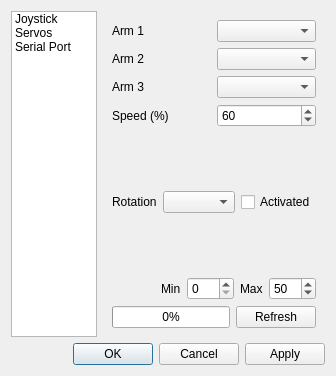
<?xml version="1.0" encoding="UTF-8"?>
<ui version="4.0">
 <class>OptionsWindow</class>
 <widget class="QDialog" name="OptionsWindow">
  <property name="geometry">
   <rect>
    <x>0</x>
    <y>0</y>
    <width>336</width>
    <height>376</height>
   </rect>
  </property>
  <property name="windowTitle">
   <string>Options</string>
  </property>
  <layout class="QVBoxLayout" name="verticalLayout">
   <item>
    <layout class="QHBoxLayout" name="horizontalLayout">
     <item>
      <widget class="QListWidget" name="option">
       <property name="maximumSize">
        <size>
         <width>150</width>
         <height>16777215</height>
        </size>
       </property>
       <item>
        <property name="text">
         <string>Joystick</string>
        </property>
       </item>
       <item>
        <property name="text">
         <string>Servos</string>
        </property>
       </item>
       <item>
        <property name="text">
         <string>Serial Port</string>
        </property>
       </item>
      </widget>
     </item>
     <item>
      <widget class="QStackedWidget" name="stack">
       <property name="currentIndex">
        <number>1</number>
       </property>
       <widget class="QWidget" name="joystick">
        <layout class="QVBoxLayout" name="verticalLayout_4">
         <item>
          <layout class="QHBoxLayout" name="horizontalLayout_11">
           <item>
            <widget class="QLabel" name="label_10">
             <property name="text">
              <string>Devices connected: </string>
             </property>
            </widget>
           </item>
           <item>
            <widget class="QLabel" name="joyN">
             <property name="text">
              <string>#</string>
             </property>
            </widget>
           </item>
           <item>
            <spacer name="horizontalSpacer_2">
             <property name="orientation">
              <enum>Qt::Horizontal</enum>
             </property>
             <property name="sizeHint" stdset="0">
              <size>
               <width>40</width>
               <height>20</height>
              </size>
             </property>
            </spacer>
           </item>
          </layout>
         </item>
         <item>
          <layout class="QHBoxLayout" name="horizontalLayout_13">
           <item>
            <widget class="QLabel" name="label_12">
             <property name="text">
              <string>Selected</string>
             </property>
            </widget>
           </item>
           <item>
            <widget class="QComboBox" name="joySel"/>
           </item>
          </layout>
         </item>
         <item>
          <layout class="QHBoxLayout" name="horizontalLayout_12">
           <item>
            <widget class="QLabel" name="label_11">
             <property name="text">
              <string>X movement</string>
             </property>
            </widget>
           </item>
           <item>
            <widget class="QComboBox" name="joyMX"/>
           </item>
          </layout>
         </item>
         <item>
          <layout class="QHBoxLayout" name="horizontalLayout_14">
           <item>
            <widget class="QLabel" name="label_13">
             <property name="text">
              <string>Y movement</string>
             </property>
            </widget>
           </item>
           <item>
            <widget class="QComboBox" name="joyMY"/>
           </item>
          </layout>
         </item>
         <item>
          <layout class="QHBoxLayout" name="horizontalLayout_15">
           <item>
            <widget class="QLabel" name="label_14">
             <property name="text">
              <string>Z movement</string>
             </property>
            </widget>
           </item>
           <item>
            <widget class="QComboBox" name="joyMZ"/>
           </item>
          </layout>
         </item>
         <item>
          <spacer name="verticalSpacer_4">
           <property name="orientation">
            <enum>Qt::Vertical</enum>
           </property>
           <property name="sizeHint" stdset="0">
            <size>
             <width>20</width>
             <height>130</height>
            </size>
           </property>
          </spacer>
         </item>
        </layout>
       </widget>
       <widget class="QWidget" name="servos">
        <layout class="QVBoxLayout" name="verticalLayout_2">
         <item>
          <layout class="QHBoxLayout" name="horizontalLayout_5">
           <item>
            <widget class="QLabel" name="label">
             <property name="text">
              <string>Arm 1</string>
             </property>
            </widget>
           </item>
           <item>
            <widget class="QComboBox" name="servo0"/>
           </item>
          </layout>
         </item>
         <item>
          <layout class="QHBoxLayout" name="horizontalLayout_6">
           <item>
            <widget class="QLabel" name="label_2">
             <property name="text">
              <string>Arm 2</string>
             </property>
            </widget>
           </item>
           <item>
            <widget class="QComboBox" name="servo1"/>
           </item>
          </layout>
         </item>
         <item>
          <layout class="QHBoxLayout" name="horizontalLayout_3">
           <item>
            <widget class="QLabel" name="label_3">
             <property name="text">
              <string>Arm 3</string>
             </property>
            </widget>
           </item>
           <item>
            <widget class="QComboBox" name="servo2"/>
           </item>
          </layout>
         </item>
         <item>
          <layout class="QHBoxLayout" name="horizontalLayout_16">
           <item>
            <widget class="QLabel" name="label_15">
             <property name="text">
              <string>Speed (%)</string>
             </property>
            </widget>
           </item>
           <item>
            <widget class="QSpinBox" name="speed">
             <property name="minimum">
              <number>10</number>
             </property>
             <property name="maximum">
              <number>100</number>
             </property>
             <property name="singleStep">
              <number>5</number>
             </property>
             <property name="value">
              <number>60</number>
             </property>
            </widget>
           </item>
          </layout>
         </item>
         <item>
          <spacer name="verticalSpacer">
           <property name="orientation">
            <enum>Qt::Vertical</enum>
           </property>
           <property name="sizeHint" stdset="0">
            <size>
             <width>20</width>
             <height>61</height>
            </size>
           </property>
          </spacer>
         </item>
         <item>
          <layout class="QHBoxLayout" name="horizontalLayout_4">
           <item>
            <widget class="QLabel" name="label_4">
             <property name="text">
              <string>Rotation</string>
             </property>
            </widget>
           </item>
           <item>
            <widget class="QComboBox" name="servo3"/>
           </item>
           <item>
            <widget class="QCheckBox" name="servo3A">
             <property name="text">
              <string>Activated</string>
             </property>
            </widget>
           </item>
          </layout>
         </item>
         <item>
          <spacer name="verticalSpacer_2">
           <property name="orientation">
            <enum>Qt::Vertical</enum>
           </property>
           <property name="sizeHint" stdset="0">
            <size>
             <width>20</width>
             <height>60</height>
            </size>
           </property>
          </spacer>
         </item>
         <item>
          <layout class="QHBoxLayout" name="horizontalLayout_2">
           <item>
            <spacer name="horizontalSpacer_3">
             <property name="orientation">
              <enum>Qt::Horizontal</enum>
             </property>
             <property name="sizeHint" stdset="0">
              <size>
               <width>40</width>
               <height>20</height>
              </size>
             </property>
            </spacer>
           </item>
           <item>
            <widget class="QLabel" name="label_5">
             <property name="text">
              <string>Min</string>
             </property>
            </widget>
           </item>
           <item>
            <widget class="QSpinBox" name="min">
             <property name="maximum">
              <number>254</number>
             </property>
            </widget>
           </item>
           <item>
            <widget class="QLabel" name="label_6">
             <property name="text">
              <string>Max</string>
             </property>
            </widget>
           </item>
           <item>
            <widget class="QSpinBox" name="max">
             <property name="maximum">
              <number>254</number>
             </property>
             <property name="value">
              <number>50</number>
             </property>
            </widget>
           </item>
          </layout>
         </item>
         <item>
          <layout class="QHBoxLayout" name="horizontalLayout_33">
           <item>
            <widget class="QProgressBar" name="progressBar">
             <property name="maximum">
              <number>100</number>
             </property>
             <property name="value">
              <number>0</number>
             </property>
            </widget>
           </item>
           <item>
            <widget class="QPushButton" name="servoRefresh">
             <property name="text">
              <string>Refresh</string>
             </property>
            </widget>
           </item>
          </layout>
         </item>
        </layout>
       </widget>
       <widget class="QWidget" name="serialPort">
        <layout class="QVBoxLayout" name="verticalLayout_3">
         <item>
          <layout class="QHBoxLayout" name="horizontalLayout_10">
           <item>
            <widget class="QLabel" name="label_9">
             <property name="text">
              <string>Ports connected:</string>
             </property>
            </widget>
           </item>
           <item>
            <widget class="QLabel" name="portN">
             <property name="text">
              <string>#</string>
             </property>
            </widget>
           </item>
           <item>
            <spacer name="horizontalSpacer">
             <property name="orientation">
              <enum>Qt::Horizontal</enum>
             </property>
             <property name="sizeHint" stdset="0">
              <size>
               <width>40</width>
               <height>20</height>
              </size>
             </property>
            </spacer>
           </item>
          </layout>
         </item>
         <item>
          <widget class="QLabel" name="label_16">
           <property name="text">
            <string>Servo Port</string>
           </property>
          </widget>
         </item>
         <item>
          <layout class="QHBoxLayout" name="horizontalLayout_9">
           <item>
            <widget class="QLabel" name="label_8">
             <property name="text">
              <string>Port</string>
             </property>
            </widget>
           </item>
           <item>
            <widget class="QComboBox" name="portS"/>
           </item>
          </layout>
         </item>
         <item>
          <layout class="QHBoxLayout" name="horizontalLayout_8">
           <item>
            <widget class="QLabel" name="label_7">
             <property name="text">
              <string>Baud Rate</string>
             </property>
            </widget>
           </item>
           <item>
            <widget class="QSpinBox" name="baudRS">
             <property name="prefix">
              <string/>
             </property>
             <property name="minimum">
              <number>300</number>
             </property>
             <property name="maximum">
              <number>2000000</number>
             </property>
             <property name="singleStep">
              <number>100</number>
             </property>
             <property name="value">
              <number>1000000</number>
             </property>
            </widget>
           </item>
          </layout>
         </item>
         <item>
          <widget class="Line" name="line">
           <property name="orientation">
            <enum>Qt::Horizontal</enum>
           </property>
          </widget>
         </item>
         <item>
          <widget class="QLabel" name="label_17">
           <property name="text">
            <string>Clamp Port</string>
           </property>
          </widget>
         </item>
         <item>
          <layout class="QHBoxLayout" name="horizontalLayout_17">
           <item>
            <widget class="QLabel" name="label_18">
             <property name="text">
              <string>Port</string>
             </property>
            </widget>
           </item>
           <item>
            <widget class="QComboBox" name="portC"/>
           </item>
          </layout>
         </item>
         <item>
          <layout class="QHBoxLayout" name="horizontalLayout_19">
           <item>
            <widget class="QLabel" name="label_20">
             <property name="text">
              <string>Baud Rate</string>
             </property>
            </widget>
           </item>
           <item>
            <widget class="QSpinBox" name="baudRC">
             <property name="prefix">
              <string/>
             </property>
             <property name="minimum">
              <number>300</number>
             </property>
             <property name="maximum">
              <number>2000000</number>
             </property>
             <property name="singleStep">
              <number>100</number>
             </property>
             <property name="value">
              <number>9600</number>
             </property>
            </widget>
           </item>
          </layout>
         </item>
         <item>
          <spacer name="verticalSpacer_3">
           <property name="orientation">
            <enum>Qt::Vertical</enum>
           </property>
           <property name="sizeHint" stdset="0">
            <size>
             <width>20</width>
             <height>186</height>
            </size>
           </property>
          </spacer>
         </item>
        </layout>
       </widget>
      </widget>
     </item>
    </layout>
   </item>
   <item>
    <widget class="QDialogButtonBox" name="buttonBox">
     <property name="orientation">
      <enum>Qt::Horizontal</enum>
     </property>
     <property name="standardButtons">
      <set>QDialogButtonBox::Apply|QDialogButtonBox::Cancel|QDialogButtonBox::Ok</set>
     </property>
    </widget>
   </item>
  </layout>
 </widget>
 <resources/>
 <connections>
  <connection>
   <sender>buttonBox</sender>
   <signal>accepted()</signal>
   <receiver>OptionsWindow</receiver>
   <slot>accept()</slot>
   <hints>
    <hint type="sourcelabel">
     <x>248</x>
     <y>254</y>
    </hint>
    <hint type="destinationlabel">
     <x>157</x>
     <y>274</y>
    </hint>
   </hints>
  </connection>
  <connection>
   <sender>buttonBox</sender>
   <signal>rejected()</signal>
   <receiver>OptionsWindow</receiver>
   <slot>reject()</slot>
   <hints>
    <hint type="sourcelabel">
     <x>316</x>
     <y>260</y>
    </hint>
    <hint type="destinationlabel">
     <x>286</x>
     <y>274</y>
    </hint>
   </hints>
  </connection>
  <connection>
   <sender>option</sender>
   <signal>currentRowChanged(int)</signal>
   <receiver>stack</receiver>
   <slot>setCurrentIndex(int)</slot>
   <hints>
    <hint type="sourcelabel">
     <x>65</x>
     <y>155</y>
    </hint>
    <hint type="destinationlabel">
     <x>233</x>
     <y>155</y>
    </hint>
   </hints>
  </connection>
 </connections>
</ui>
